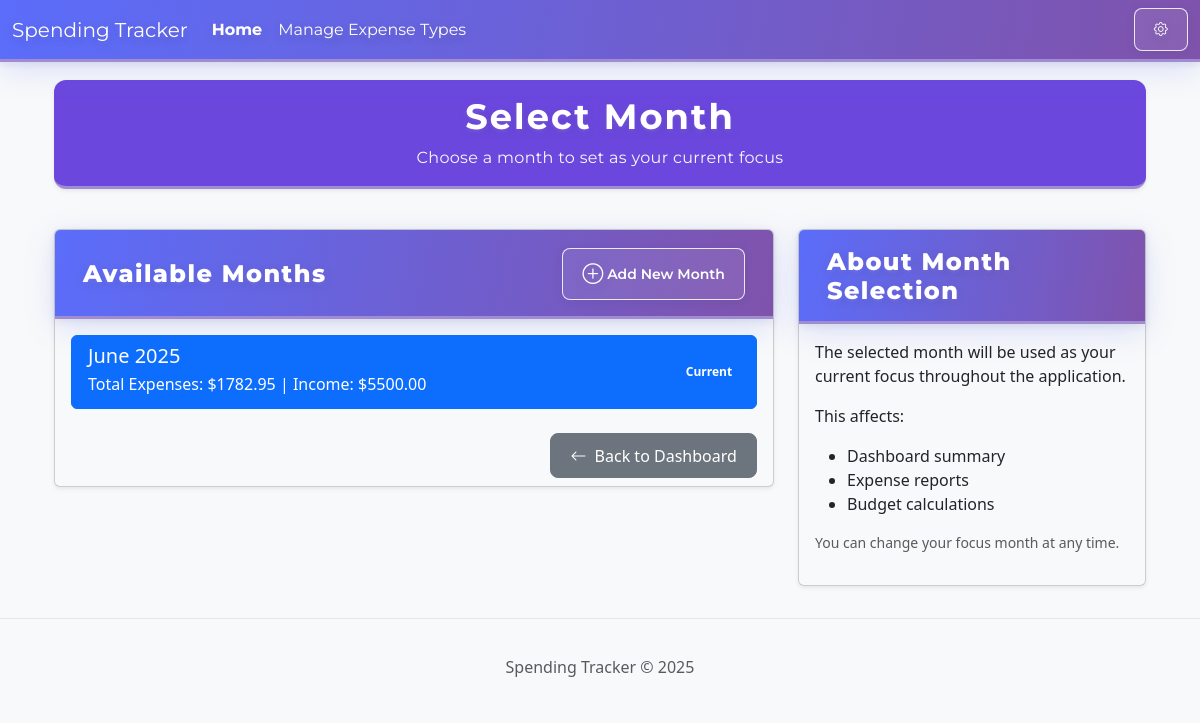
The page /month/months on the database its author committed.
### tables this page shows
CREATE TABLE months (
            id INTEGER PRIMARY KEY AUTOINCREMENT,
            month INTEGER NOT NULL CHECK (month >= 1 AND month <= 12),
            year INTEGER NOT NULL CHECK (year >= 2020),
            starting_bank_value DECIMAL(10, 2) DEFAULT 0.00,
            monthly_income DECIMAL(10, 2) DEFAULT 0.00,
            created_at TIMESTAMP DEFAULT CURRENT_TIMESTAMP,
            UNIQUE(month, year)
        );

### templateLogic/month_routes.py (the view)
@month_routes.route('/months', methods=['GET'])
def list_months():
    conn = get_db_connection()
    months = conn.execute('SELECT * FROM months ORDER BY year DESC, month DESC').fetchall()
    months_with_expenses = []
    for month in months:
        total_expenses = calculate_total_expenses(month['month'], month['year'], conn)
        month_dict = dict(month)
        month_dict['total_expenses'] = total_expenses
        months_with_expenses.append(month_dict)
    current_month_id = None
    if 'current_month_id' in session:
        current_month_id = session['current_month_id']
    else:
        current_month = conn.execute('SELECT id FROM months ORDER BY year DESC, month DESC LIMIT 1').fetchone()
        if current_month:
            current_month_id = current_month['id']
            session['current_month_id'] = current_month_id
    latest_monthly_income = None
    latest_month = conn.execute('SELECT monthly_income FROM months ORDER BY year DESC, month DESC LIMIT 1').fetchone()
    if latest_month:
        latest_monthly_income = latest_month['monthly_income']
    conn.close()
    return render_template('select_month.html', months=months_with_expenses, current_month_id=current_month_id, latest_monthly_income=latest_monthly_income)

### app.py (called while the page is built)
@app.context_processor
def inject_current_year():
    return {'current_year': datetime.utcnow().year}

### templateLogic/month_routes.py (called while the page is built)
def get_db_connection():
    conn = sqlite3.connect(DB_PATH)
    conn.row_factory = sqlite3.Row
    return conn

### templates/select_month.html (shortened to what this page needs)
{% extends "base.html" %}
{% block content %}
<div class="container">
    <div class="row mb-4">
    <div class="col-12">
        <div class="card shadow-sm mb-3 p-3 section-header" style="background: #6c47de; color: #fff; border-radius: 0.75rem;">
            <h1 class="section-header-title mb-0" style="font-weight: 700; font-size: 2.2rem;">Select Month</h1>
            <p class="text-light mb-0">Choose a month to set as your current focus</p>
        </div>
    </div>
</div>
    <div class="row">
        <div class="col-md-8">
    <div class="card card-custom bg-light shadow-sm mb-4">
        <div class="card-header section-header d-flex justify-content-between align-items-center">
            <h2 class="section-header-title mb-0">Available Months</h2>
            <button type="button" class="btn btn-sm btn-success" data-bs-toggle="modal" data-bs-target="#addMonthModal">
                <i class="bi bi-plus-circle"></i> <span>Add New Month</span>
            </button>
        </div>
        <div class="card-body">
            {% if months %}
                <div class="list-group">
                    {% for month in months %}
                        <a href="{{ url_for('month_routes.set_current_month', month_id=month.id) }}"
                           class="list-group-item list-group-item-action d-flex justify-content-between align-items-center {% if month.id == current_month_id %}active{% endif %}">
                            <div>
                                <h5 class="mb-1">{{ [
                                    'January', 'February', 'March', 'April', 'May', 'June',
                                    'July', 'August', 'September', 'October', 'November', 'December'
                                ][month.month-1] }} {{ month.year }}</h5>
                                <p class="mb-1">Total Expenses: ${{ "%.2f"|format(month.total_expenses) }} | Income: ${{ "%.2f"|format(month.monthly_income) }}</p>
                            </div>
                            {% if month.id == current_month_id %}
                                <span class="badge bg-primary rounded-pill">Current</span>
                            {% else %}
                                <span class="badge bg-secondary rounded-pill">Select</span>
                            {% endif %}
                        </a>
                    {% endfor %}
                </div>
            {% else %}
                <div class="alert alert-warning">
                    No months found in the database. Please ensure the database is set up correctly.
                </div>
            {% endif %}
        </div>
        <div class="card-footer bg-transparent border-0 d-flex justify-content-end gap-2">
            <a href="{{ url_for('index') }}" class="btn btn-secondary">
    <i class="bi bi-arrow-left me-1"></i> Back to Dashboard
</a>
        </div>
    </div>
        </div>
        <div class="col-md-4">
            <div class="card card-custom bg-light shadow-sm">
                <div class="card-header section-header">
                    <h5 class="section-header-title mb-0">About Month Selection</h5>
                </div>
                <div class="card-body">
                    <p>The selected month will be used as your current focus throughout the application.</p>
                    <p>This affects:</p>
                    <ul>
                        <li>Dashboard summary</li>
                        <li>Expense reports</li>
                        <li>Budget calculations</li>
                    </ul>
                    <p class="text-muted small">You can change your focus month at any time.</p>
                </div>
            </div>
        </div>
    </div>
</div>
{% endblock %}

### static/css/style.css (style rules this page uses)
body { padding-top: 56px; background-color: #f8f9fa; color: #333; font-family: 'Segoe UI', Roboto, 'Helvetica Neue', Arial, sans-serif; }
.container { margin-top: 20px; }
.btn { border-radius: 8px; padding: 0.6rem 1.2rem; font-weight: 500; transition: all 0.3s ease; }
.btn .bi + span, .btn .bi + strong, .btn .bi + em, .btn .bi + b, .btn .bi + i { position: relative; top: -0.18em; display: inline-block; }
.btn .bi + *:not(.bi) { position: relative; top: -0.18em; display: inline-block; }
.section-header-btn, .section-header .btn, .section-header .btn-outline-primary, .section-header .btn-outline-secondary { color: #fff !important; border-color: rgba(255,255,255,0.85) !important; background: rgba(255,255,255,0.08) !important; font-weight: 600; box-shadow: 0 2px 8px rgba(44,62,80,0.10); transition: background 0.2s, color 0.2s, border-color 0.2s; }
.section-header { background: linear-gradient(100deg, #5b6dfa 0%, #7f53ac 100%); box-shadow: 0 8px 32px 0 rgba(91, 109, 250, 0.18), 0 2px 8px 0 rgba(44, 62, 80, 0.10); border-radius: 16px 16px 0 0; padding: 1.1rem 1.75rem 1rem 1.75rem; margin-bottom: 0; border: none; border-bottom: 3px solid #a18cd1; font-family: 'Montserrat', 'Segoe UI', Roboto, 'Helvetica Neue', Arial, sans-serif; display: flex; align-items: center; gap: 0.5rem; min-height: 60px; letter-spacing: 0.02em; color: #fff; }
.section-header-title { font-family: 'Montserrat', 'Segoe UI', Roboto, 'Helvetica Neue', Arial, sans-serif; font-weight: 800; font-size: 1.5rem; color: #fff; letter-spacing: 0.06em; text-shadow: 0 3px 12px rgba(44, 62, 80, 0.18), 0 1.5px 4px rgba(161, 140, 209, 0.18); margin-bottom: 0; filter: brightness(1.15) saturate(1.2); }
.section-header .bi { font-size: 1.3rem; color: #fff; filter: drop-shadow(0 2px 4px rgba(44, 62, 80, 0.14)); }

### templates/base.html (style rules this page uses)
body { padding-top: 56px; }

### rows shown on the page
months: month "June", year "2025", total_expenses "1782.95", monthly_income "5500.00", shows "Current"
